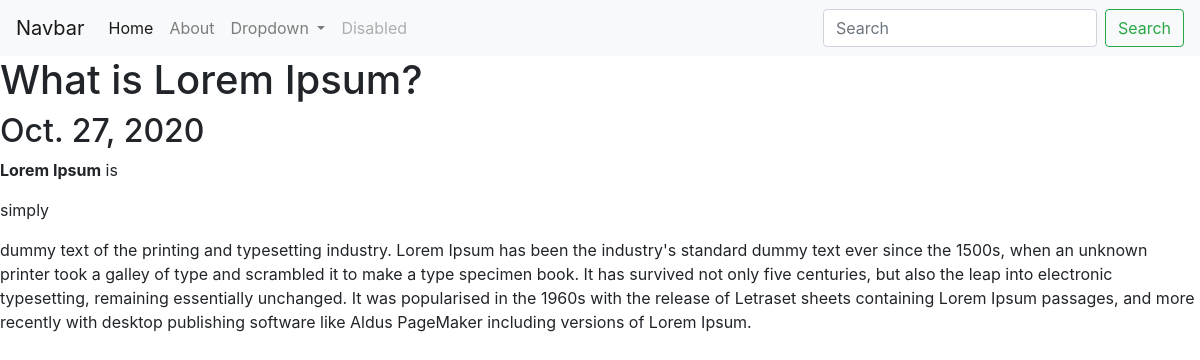
Page /blog/1/ on the committed database.
### blog/models.py (models this page shows, shortened)
class Post(models.Model):
    title = models.CharField(max_length=50)
    content = models.TextField()
    summary = models.CharField(max_length=100, default = "This is a summary")
    date = models.DateField(("Date"), default=datetime.date.today)

### blog/views.py (the view)
# urls.py: path('<int:blog_id>/', views.detail, name = 'detail'),
def detail(request, blog_id):
    blog = get_object_or_404(Post, pk=blog_id)
    return render(request, 'blog/detail.html', {'blog': blog})

### blog/templates/blog/detail.html
{% extends 'portfolio/base.html'%}
   {% block content %}
<h1>{{ blog.title }}</h1>
<h2>{{ blog.date }}</h2>
<p>{{ blog.content|safe }}</p>
{% endblock %}

### rows in the picture
Post: title "What is Lorem Ipsum?", date "Oct. 27, 2020", content "Lorem Ipsum is simply dummy text of the printing and typesetting industry. Lorem Ipsum has been the industry's standard dummy text ever since the 1500s, when an unknown printer took a galley of type and scrambled it to make a type specimen book. It has survived not only five centuries, but also the leap into electronic typesetting, remaining essentially unchanged. It was popularised in the 1960s with the release of Letraset sheets containing Lorem Ipsum passages, and more recently with desktop publishing software like Aldus PageMaker including versions of Lorem Ipsum."
